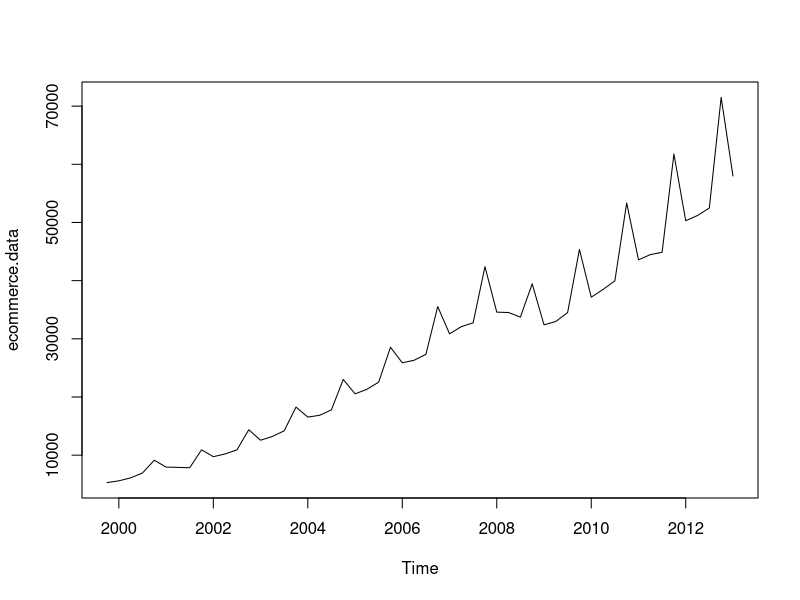
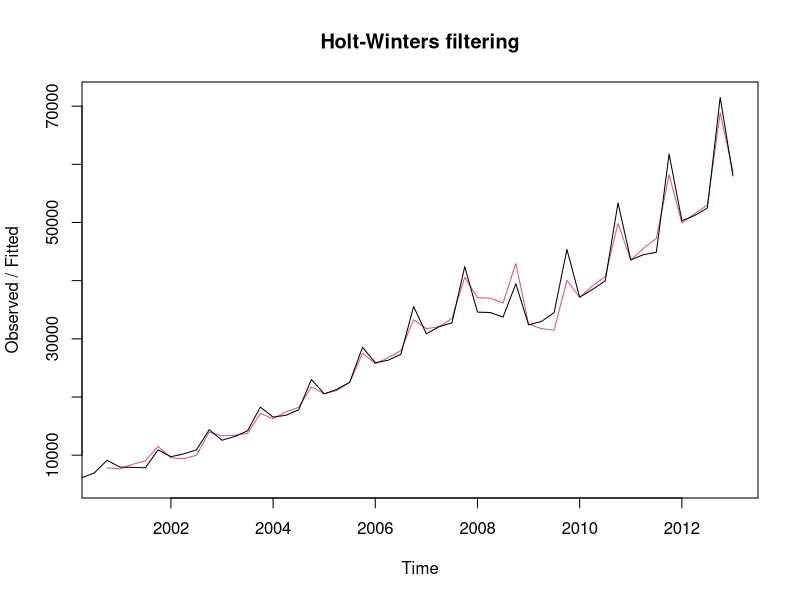
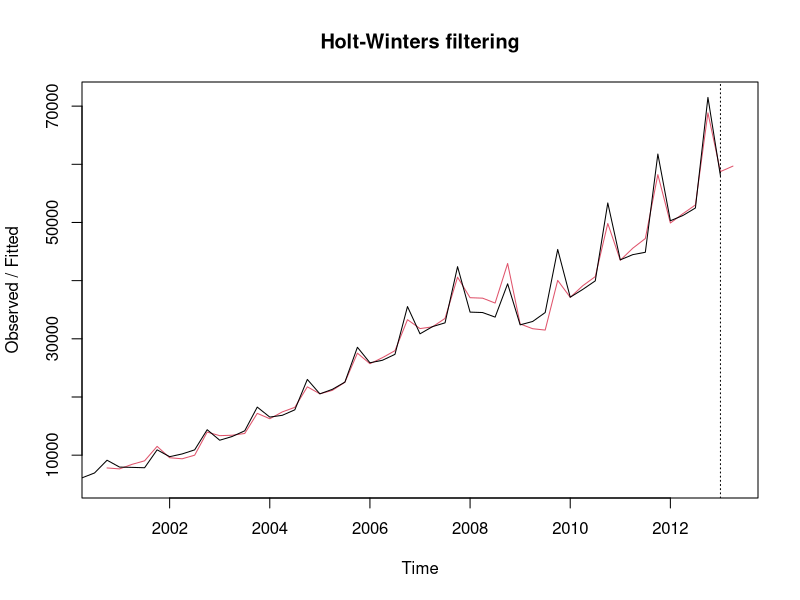
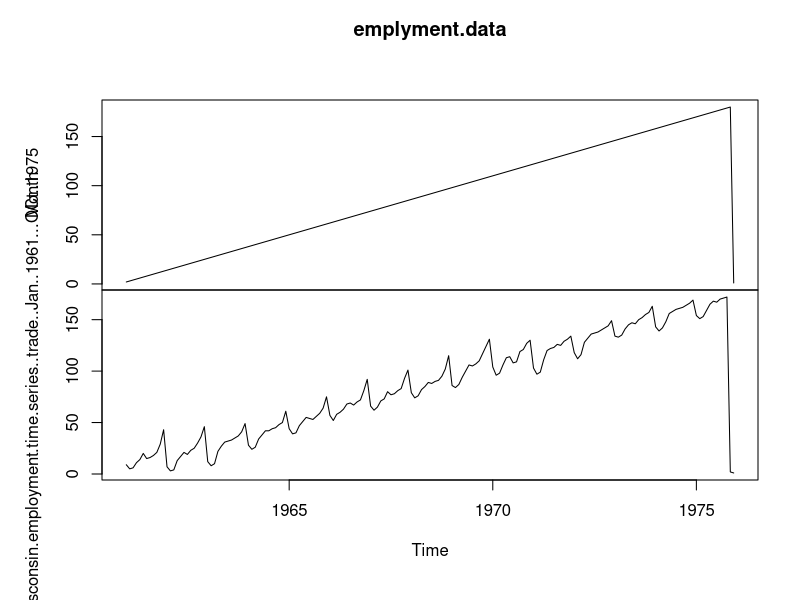
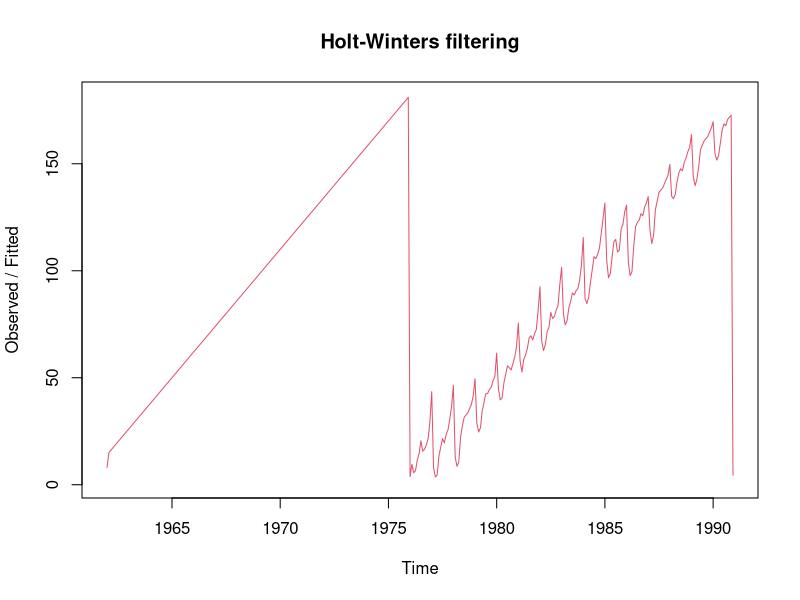

Here is the R script that generated these plots, in order: (Note: this script raises an error after producing the figures.)
# testing the basic HoltWinters Method on the sample data downloaded from datamarket.com

ecommerce.data <- read.csv(file="data/test-data/ecommerce-retail-sales.csv",header=T,sep=",")
ecommerce.data <- na.omit(ecommerce.data)
head(ecommerce.data)
ecommerce.data <- ts(ecommerce.data[,2],start=c(1999,4),frequency=4)
ecom.hw <- HoltWinters(ecommerce.data)
plot(ecommerce.data)
plot(ecom.hw)
ecom.forecast <- predict(ecom.hw,newdata=48,prediction.interval=T,level=0.95)
plot(ecom.hw,ecom.forecast)

emplyment.data <- read.csv(file="data/test-data/wisconsin-employment-time-series.csv",header=T,sep=",")
head(emplyment.data)
emplyment.data <- ts(emplyment.data,start=1961,frequency=12)
plot(emplyment.data)
plot(HoltWinters(emplyment.data))